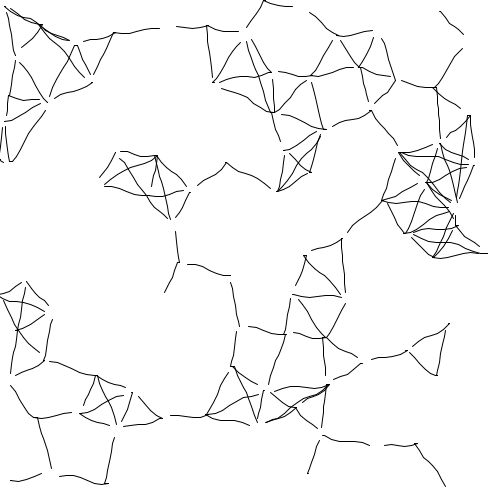
Frame 1 (no input)
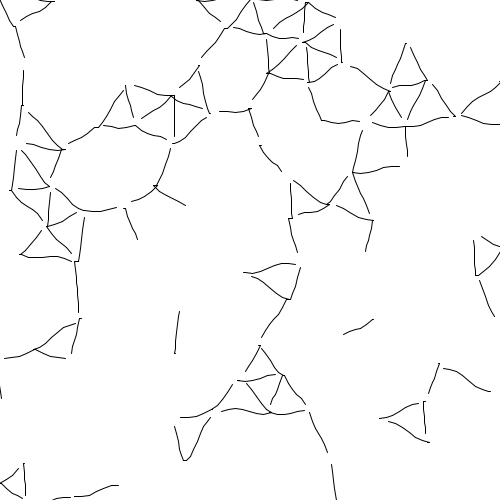
Frame 60 (the mouse pressed at the canvas centre just before this capture)
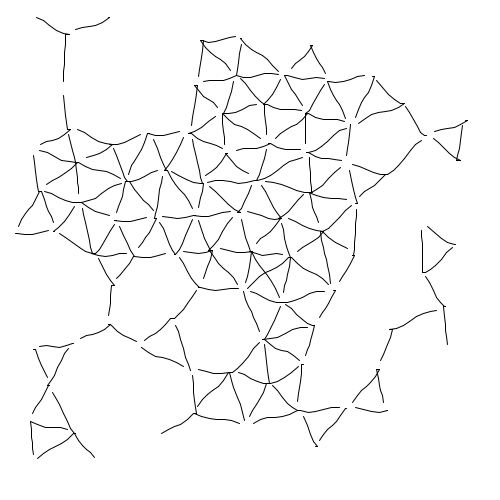
Frame 120 (the mouse held since frame 60 and released just before this capture)

The Processing sketch that drew these frames (run headless with seeded random() and noise(); from frame 60 on, the mouse is pressed at the canvas centre):

// Processing sketch: processing_17165
// ── processing_17165.pde

truc[] trucs; 

void setup() {
  size(500,500);
  background(255);
  trucs = new truc[0];
  for(int a=0;a<90;a++) {
    new truc();
  }
  
  stroke(0); 
}

void draw() {
  background(255);
  for(int a=0;a<trucs.length;a++) {
    trucs[a].avance();
  }
  for(int a=0;a<trucs.length;a++) {
    trucs[a].trace();
  } 
  if(mousePressed){
    for(int a=0;a<trucs.length;a++){
      if(random(10)<1)  trucs[a].an=atan2(mouseY-trucs[a].y, mouseX-trucs[a].x)+random(-0.1,0.1);
      
    }
    
  }
}

class truc {
  float x,y,an,v;
  truc[] tracer;
  truc() {
    tracer = new truc[0];
    x=random(width);
    y = random(height);
    an = random(TWO_PI);
    v=1;
    trucs=(truc[]) append(trucs, this);
  }
  void avance() {
    an+=random(-0.2,0.2);
    x+=cos(an)*v;
    y+=sin(an)*v;
    tracer = new truc[0];
    for(int a=0;a<trucs.length;a++) {
      truc t = trucs[a];
      if(t!=this) {
        float d=dist(x,y,t.x,t.y);
        if(d<60) {
          if(d<40) {
            t.x = x+((t.x-x)/d)*40.0;
            t.y = y+((t.y-y)/d)*40.0;
            an+=random(-0.2,0.2);
          }
          boolean isin=false;
          for(int i=0;i<t.tracer.length;i++){
            if(t.tracer[i]==this) isin = true;
          }
          if(!isin)tracer=(truc[]) append(tracer, t);
           
        }
      }
    }
    if(x<0) {
      x=0;
      an+=random(-0.1,0.3);
    }
    if(y<0) {
      y=0;
      an+=random(-0.1,0.3);
    }
    if(x>width) {
      x=width;
      an+=random(-0.1,0.3);
    }
    if(y>height) {
      y=height;
      an+=random(-0.1,0.3);
    }
    //ellipse(x,y,10,10);
  }
  void trace(){
    for(int a=0;a<tracer.length;a++){
      maline(tracer[a].x, tracer[a].y,x,y);
    }
    
  }
}

void maline(float x1, float y1, float x2, float y2){ 
  float diff = dist( x1,  y1,  x2,  y2);   
  int n=ceil(diff/8);
  float diffx=(x2-x1)/n;
  float diffy=(y2-y1)/n;
  float an=random(TWO_PI);
 float  x=x1;float y=y1;
  for(int a=0;a<n;a++){
    float nx=x1+diffx*a+cos(an)*2;
    float ny=y1+diffy*a+sin(a)*2;
   line(x,y,nx,ny); 
    x=nx;y=ny;
    
  }
  
}

void mouseReleased(){ 
  for(int a=0;a<trucs.length;a++){
      if(random(3)<1)  trucs[a].an= trucs[a].an+PI+random(-0.1,0.1) ;
      
    }
}
